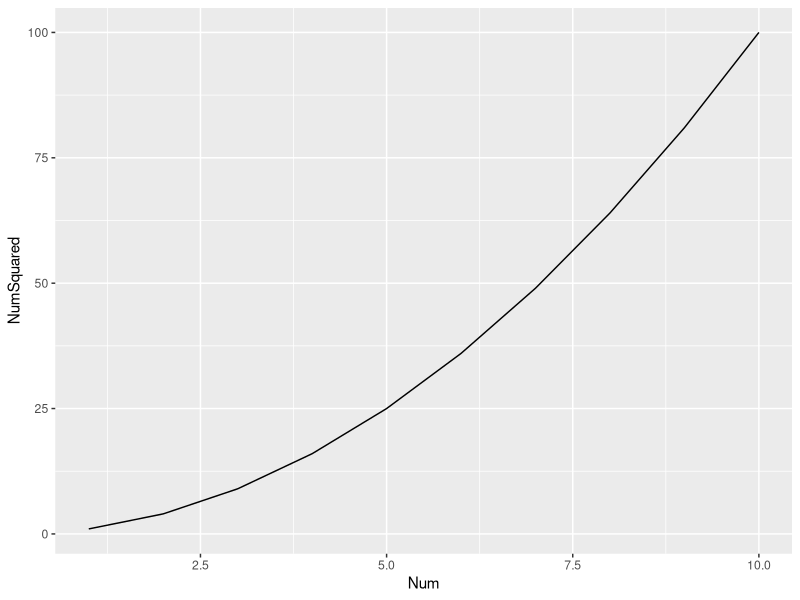

Recreate this plot in R.
## ---- chunk 1
library("tidyverse")
library("datasets")
library ("ggplot2")
numbers <- read_csv("numbers.csv")

## ---- chunk 2
numbers_num<- numbers %>%
  select(Num)
numbers_num
## ---- chunk 3
numbers_all<-numbers %>%
  select(Num, NumSquared)
numbers_all
ggplot (numbers_all, aes(x=Num, y=NumSquared))+ 
  geom_line()
